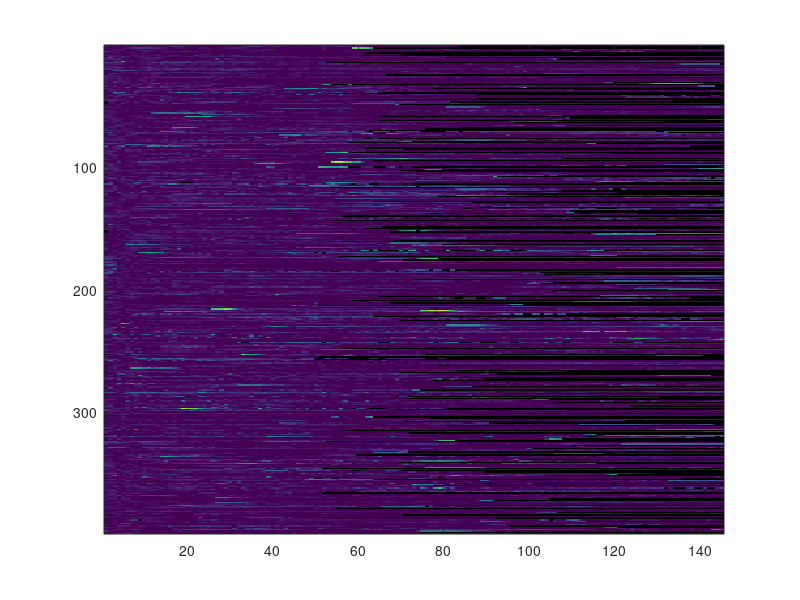

MATLAB code for this plot: (Note: this script raises an error after producing the figure.)

load nfkb.mat
addpath(genpath('~/Dropbox/matlab'))

opts = statset('Display','final');
%range = [-0.3 2.0];
range = [0 2.0];


for id =1:8
    h= figure
    a = nfkb(id).data; 
    imagesc(a,range);
    %Use this to generate a map:
    mod_colormap = divergingmap(0:1/1023:1,[12 12 77]/255,[158 4 0]/255);

    %And then just set it with this:
    colormap(mod_colormap)

    colorbar; 
    set(gca,'xtick',0:12:145,'xticklabel',0:12,'fontsize',16)
    
    title(nfkb(id).name,'Interpreter','none')
    
    saveas(gca,strcat(nfkb(id).name,'a.fig'))
    saveas(gca,strcat(nfkb(id).name,'a.pdf'))
    
    

end
% $$$ saveas(gca,'no_cluster.fig')
% $$$ set(h,'Units','Inches');
% $$$ pos = get(h,'Position');
% $$$ set(h,'PaperPositionMode','Auto','PaperUnits','Inches','PaperSize',[pos(3), pos(4)])
% $$$ print(h,'no_cluster.pdf','-dpdf','-r0')
% $$$ 
% $$$ 



